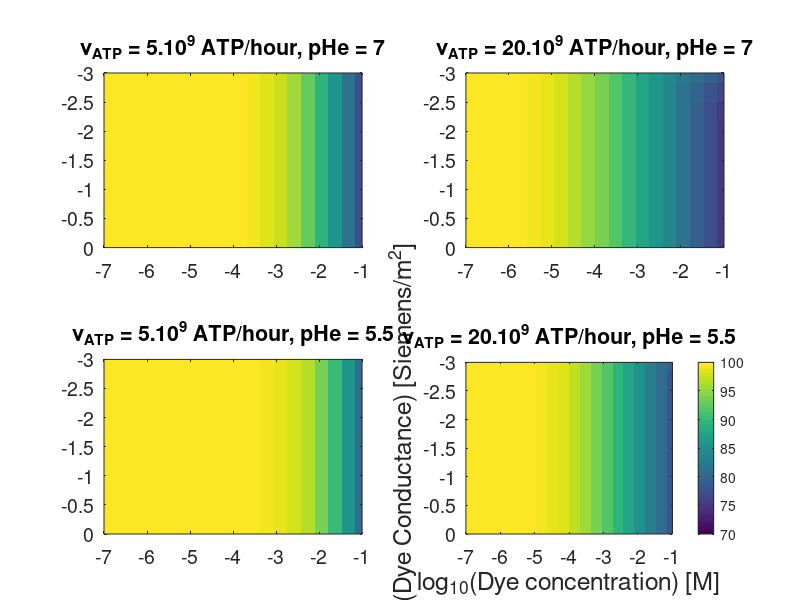

Reproduce this figure in MATLAB. (Note: this script raises an error after producing the figure.)
%% For a given data set generated for fixed nu_ATP and dye conductivity, plot
% Impact on Osmotic pressure (%), Impact on V_m (%) and Load time as function
% of dye conductivity and extracellular concentration

clear all

figure(1)

% subplot 1
h1 = subplot(2 , 2 , 1);
load('data/27022017_DyeData_pHe=7_nuATP=5000000000.mat')

imagesc(log10(v.Dye_e) , log10(v.g_Dye) , v.V_m' / v.V_m(1 , 1) * 100);

xlim(log10([v.Dye_e(1) , v.Dye_e(end)]))
ylim(log10([v.g_Dye(1) , v.g_Dye(end)]))
caxis([0.7 1] * 100)


title_s1 = title('\nu_{ATP} = 5.10^9 ATP/hour, pHe = 7' , 'fontsize' , 13);

set(gca , 'fontsize' , 14)

grid off

% subplot 2
h2 = subplot(2 , 2 , 2);
load('data/27022017_DyeData_pHe=7_nuATP=20000000000.mat')

imagesc(log10(v.Dye_e) , log10(v.g_Dye) , v.V_m' / v.V_m(1 , 1) * 100);

xlim(log10([v.Dye_e(1) , v.Dye_e(end)]))
ylim(log10([v.g_Dye(1) , v.g_Dye(end)]))
caxis([0.7 1] * 100)

title_s2 = title('\nu_{ATP} = 20.10^9 ATP/hour, pHe = 7' , 'fontsize' , 13);

set(gca , 'fontsize' , 14)

grid off

% subplot 3
h3 = subplot(2 , 2 , 3);
load('data/27022017_DyeData_pHe=5.500000e+00_nuATP=5000000000.mat')

imagesc(log10(v.Dye_e) , log10(v.g_Dye) , v.V_m' / v.V_m(1 , 1) * 100);

xlim(log10([v.Dye_e(1) , v.Dye_e(end)]))
ylim(log10([v.g_Dye(1) , v.g_Dye(end)]))
caxis([0.7 1] * 100)

title_s3 = title('\nu_{ATP} = 5.10^9 ATP/hour, pHe = 5.5' , 'fontsize' , 13);

set(gca , 'fontsize' , 14)

grid off

% subplot 4
h4 = subplot(2 , 2 , 4);
load('data/27022017_DyeData_pHe=5.500000e+00_nuATP=20000000000.mat');

imagesc(log10(v.Dye_e) , log10(v.g_Dye) , v.V_m' / v.V_m(1 , 1) * 100);

xlim(log10([v.Dye_e(1) , v.Dye_e(end)]))
ylim(log10([v.g_Dye(1) , v.g_Dye(end)]))
caxis([0.7 1] * 100)

title_s4 = title('\nu_{ATP} = 20.10^9 ATP/hour, pHe = 5.5' , 'fontsize' , 13);

set(gca , 'fontsize' , 14)

grid off

cbar = colorbar;

y_label = ylabel('log_{10}(Dye Conductance) [Siemens/m^2]' , 'fontsize' , 18);
x_label = xlabel('log_{10}(Dye concentration) [M]' , 'fontsize' , 18);

posx=get(x_label,'Pos');
set(x_label,'Pos',[-8 0.6 posx(3)])

posy=get(y_label,'Pos');
set(y_label,'Pos',[-15.5 -4 1])

set(cbar    , 'Position' , [0.85 , 0.1 , 0.04 , 0.8])

% Rescale size of subplot
RescalingSize = 0.9;

% Step 2: get current position
p1 = get(h1 , 'position');
p2 = get(h2 , 'position');
p3 = get(h3 , 'position');
p4 = get(h4 , 'position');

% Step 2: update position/size
p1(3) = p1(3) * RescalingSize;
p1(4) = p1(4) * RescalingSize;

p2(3) = p2(3) * RescalingSize;
p2(4) = p2(4) * RescalingSize;

p3(3) = p3(3) * RescalingSize;
p3(4) = p3(4) * RescalingSize;

p4(3) = p4(3) * RescalingSize;
p4(4) = p4(4) * RescalingSize;

% Step3: Impose rescaling
set(h1 , 'position' , p1) 
set(h2 , 'position' , p2) 
set(h3 , 'position' , p3) 
set(h4 , 'position' , p4) 

% Move slightly left subplot 2 & 4
MoveLeft = 0.9;

p2(1) = p2(1) * MoveLeft;
p4(1) = p4(1) * MoveLeft;

set(h2 , 'position' , p2)
set(h4 , 'position' , p4)

% Label colorbar
c_label = ylabel(cbar, 'Membrane Potential [%]' , 'rot' , -90 , 'position' , [10 0.865 * 100 1]);

set(c_label , 'fontsize' , 18)
%set(c_label , 'position' , [0.9 , 0.5 10])
set(gca , 'fontsize' , 14)

print(gcf , 'Figures/Dye_Delta_Vm.eps' , '-dpsc2')

%% Figure 2: Variation in osmotic pressure
figure(2)
% subplot 1
h1 = subplot(2 , 2 , 1);
load('data/27022017_DyeData_pHe=7_nuATP=5000000000.mat')

imagesc(log10(v.Dye_e) , log10(v.g_Dye) , log10(v.OsmoticP' / v.OsmoticP(1 , 1) * 100));

xlim(log10([v.Dye_e(1) , v.Dye_e(end)]))
ylim(log10([v.g_Dye(1) , v.g_Dye(end)]))
caxis([2 4])


title_s1 = title('\nu_{ATP} = 5.10^9 ATP/hour, pHe = 7' , 'fontsize' , 13);

set(gca , 'fontsize' , 14)

grid off

% subplot 2
h2 = subplot(2 , 2 , 2);
load('data/27022017_DyeData_pHe=7_nuATP=20000000000.mat')

imagesc(log10(v.Dye_e) , log10(v.g_Dye) , log10(v.OsmoticP' / v.OsmoticP(1 , 1) * 100));

xlim(log10([v.Dye_e(1) , v.Dye_e(end)]))
ylim(log10([v.g_Dye(1) , v.g_Dye(end)]))
caxis([2 4])

title_s2 = title('\nu_{ATP} = 20.10^9 ATP/hour, pHe = 7' , 'fontsize' , 13);

set(gca , 'fontsize' , 14)

grid off

% subplot 3
h3 = subplot(2 , 2 , 3);
load('data/27022017_DyeData_pHe=5.500000e+00_nuATP=5000000000.mat')

imagesc(log10(v.Dye_e) , log10(v.g_Dye) , log10(v.OsmoticP' / v.OsmoticP(1 , 1) * 100));

xlim(log10([v.Dye_e(1) , v.Dye_e(end)]))
ylim(log10([v.g_Dye(1) , v.g_Dye(end)]))
caxis([2 4])

title_s3 = title('\nu_{ATP} = 5.10^9 ATP/hour, pHe = 5.5' , 'fontsize' , 13);

set(gca , 'fontsize' , 14)

grid off

% subplot 4
h4 = subplot(2 , 2 , 4);
load('data/27022017_DyeData_pHe=5.500000e+00_nuATP=20000000000.mat');

imagesc(log10(v.Dye_e) , log10(v.g_Dye) , log10(v.OsmoticP' / v.OsmoticP(1 , 1) * 100));

xlim(log10([v.Dye_e(1) , v.Dye_e(end)]))
ylim(log10([v.g_Dye(1) , v.g_Dye(end)]))
caxis([2 4])

title_s4 = title('\nu_{ATP} = 20.10^9 ATP/hour, pHe = 5.5' , 'fontsize' , 13);

set(gca , 'fontsize' , 14)

grid off

cbar = colorbar;

y_label = ylabel('log_{10}(Dye Conductance) [Siemens/m^2]' , 'fontsize' , 18);
x_label = xlabel('log_{10}(Dye concentration) [M]' , 'fontsize' , 18);

posx=get(x_label,'Pos');
set(x_label,'Pos',[-8 0.6 posx(3)])

posy=get(y_label,'Pos');
set(y_label,'Pos',[-15.5 -4 1])

set(cbar    , 'Position' , [0.85 , 0.1 , 0.04 , 0.8])

% Rescale size of subplot
RescalingSize = 0.9;

% Step 2: get current position
p1 = get(h1 , 'position');
p2 = get(h2 , 'position');
p3 = get(h3 , 'position');
p4 = get(h4 , 'position');

% Step 2: update position/size
p1(3) = p1(3) * RescalingSize;
p1(4) = p1(4) * RescalingSize;

p2(3) = p2(3) * RescalingSize;
p2(4) = p2(4) * RescalingSize;

p3(3) = p3(3) * RescalingSize;
p3(4) = p3(4) * RescalingSize;

p4(3) = p4(3) * RescalingSize;
p4(4) = p4(4) * RescalingSize;

% Step3: Impose rescaling
set(h1 , 'position' , p1) 
set(h2 , 'position' , p2) 
set(h3 , 'position' , p3) 
set(h4 , 'position' , p4) 

% Move slightly left subplot 2 & 4
MoveLeft = 0.9;

p2(1) = p2(1) * MoveLeft;
p4(1) = p4(1) * MoveLeft;

set(h2 , 'position' , p2)
set(h4 , 'position' , p4)

% Label colorbar
c_label = ylabel(cbar, 'log_{10}(Osmotic Pressure) [%]' , 'rot' , -90 , 'position' , [10 2.865 1]);

set(c_label , 'fontsize' , 18)
%set(c_label , 'position' , [0.9 , 0.5 10])
set(gca , 'fontsize' , 14)

print(gcf , 'Figures/Dye_Delta_OsmoticPressure.eps' , '-dpsc2')

%% Figure 3: Loading Time
figure(3)
% subplot 1
h1 = subplot(2 , 2 , 1);
load('data/27022017_DyeData_pHe=7_nuATP=5000000000.mat')

imagesc(log10(v.Dye_e) , log10(v.g_Dye) , log10(v.LoadingTime'));

xlim(log10([v.Dye_e(1) , v.Dye_e(end)]))
ylim(log10([v.g_Dye(1) , v.g_Dye(end)]))
caxis([0 7])


title_s1 = title('\nu_{ATP} = 5.10^9 ATP/hour, pHe = 7' , 'fontsize' , 13);

set(gca , 'fontsize' , 14)

grid off

% subplot 2
h2 = subplot(2 , 2 , 2);
load('data/27022017_DyeData_pHe=7_nuATP=20000000000.mat')

imagesc(log10(v.Dye_e) , log10(v.g_Dye) , log10(v.LoadingTime'));

xlim(log10([v.Dye_e(1) , v.Dye_e(end)]))
ylim(log10([v.g_Dye(1) , v.g_Dye(end)]))
caxis([0 7])

title_s2 = title('\nu_{ATP} = 20.10^9 ATP/hour, pHe = 7' , 'fontsize' , 13);

set(gca , 'fontsize' , 14)

grid off

% subplot 3
h3 = subplot(2 , 2 , 3);
load('data/27022017_DyeData_pHe=5.500000e+00_nuATP=5000000000.mat')

imagesc(log10(v.Dye_e) , log10(v.g_Dye) , log10(v.LoadingTime'));

xlim(log10([v.Dye_e(1) , v.Dye_e(end)]))
ylim(log10([v.g_Dye(1) , v.g_Dye(end)]))
caxis([0 7])

title_s3 = title('\nu_{ATP} = 5.10^9 ATP/hour, pHe = 5.5' , 'fontsize' , 13);

set(gca , 'fontsize' , 14)

grid off

% subplot 4
h4 = subplot(2 , 2 , 4);
load('data/27022017_DyeData_pHe=5.500000e+00_nuATP=20000000000.mat');

imagesc(log10(v.Dye_e) , log10(v.g_Dye) , log10(v.LoadingTime'));

xlim(log10([v.Dye_e(1) , v.Dye_e(end)]))
ylim(log10([v.g_Dye(1) , v.g_Dye(end)]))
caxis([0 7])

title_s4 = title('\nu_{ATP} = 20.10^9 ATP/hour, pHe = 5.5' , 'fontsize' , 13);

set(gca , 'fontsize' , 14)

grid off

cbar = colorbar;

y_label = ylabel('log_{10}(Dye Conductance) [Siemens/m^2]' , 'fontsize' , 18);
x_label = xlabel('log_{10}(Dye concentration) [M]' , 'fontsize' , 18);

posx=get(x_label,'Pos');
set(x_label,'Pos',[-8 0.6 posx(3)])

posy=get(y_label,'Pos');
set(y_label,'Pos',[-15.5 -4 1])

set(cbar    , 'Position' , [0.85 , 0.1 , 0.04 , 0.8])

% Rescale size of subplot
RescalingSize = 0.9;

% Step 2: get current position
p1 = get(h1 , 'position');
p2 = get(h2 , 'position');
p3 = get(h3 , 'position');
p4 = get(h4 , 'position');

% Step 2: update position/size
p1(3) = p1(3) * RescalingSize;
p1(4) = p1(4) * RescalingSize;

p2(3) = p2(3) * RescalingSize;
p2(4) = p2(4) * RescalingSize;

p3(3) = p3(3) * RescalingSize;
p3(4) = p3(4) * RescalingSize;

p4(3) = p4(3) * RescalingSize;
p4(4) = p4(4) * RescalingSize;

% Step3: Impose rescaling
set(h1 , 'position' , p1) 
set(h2 , 'position' , p2) 
set(h3 , 'position' , p3) 
set(h4 , 'position' , p4) 

% Move slightly left subplot 2 & 4
MoveLeft = 0.9;

p2(1) = p2(1) * MoveLeft;
p4(1) = p4(1) * MoveLeft;

set(h2 , 'position' , p2)
set(h4 , 'position' , p4)

% Label colorbar
c_label = ylabel(cbar, 'log_{10}(Loading Time) [seconds]' , 'rot' , -90 , 'position' , [8 3 1]);

set(c_label , 'fontsize' , 18)
%set(c_label , 'position' , [0.9 , 0.5 10])
set(gca , 'fontsize' , 14)

print(gcf , 'Figures/Dye_Delta_LoadingTime.eps' , '-dpsc2')
